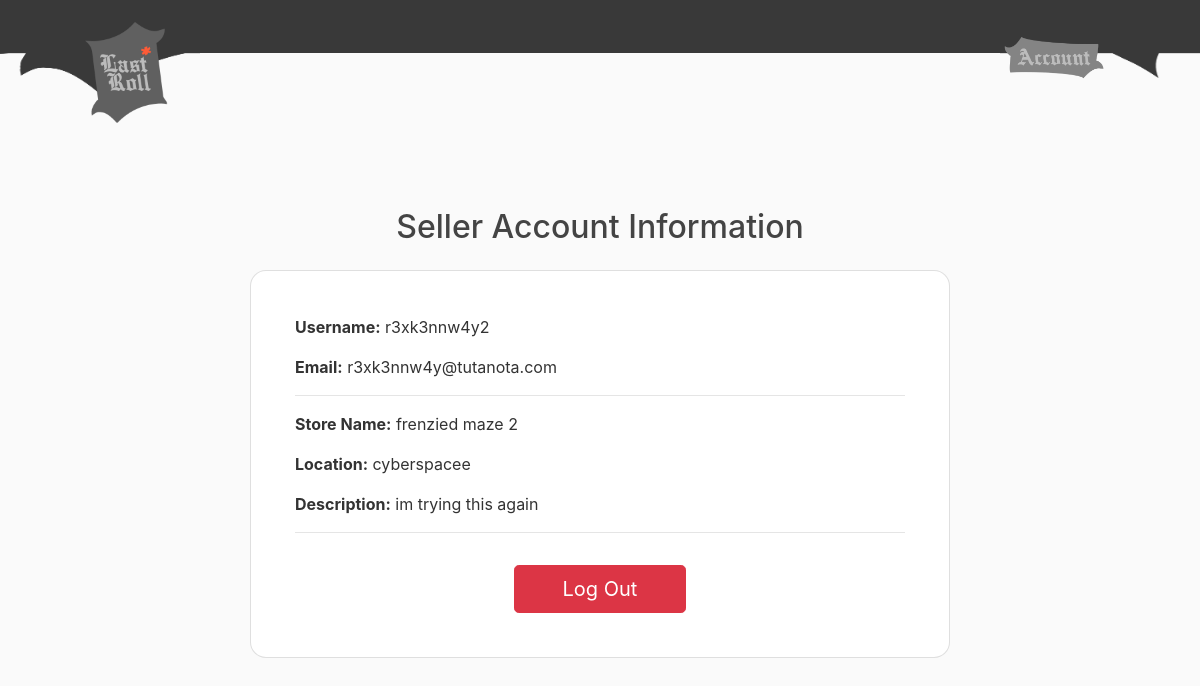
Page /selleraccount/ (signed in) on the committed database.
### store/models.py (models this page shows, shortened)
class SellerApplication(models.Model):
    STATUS_PENDING = 'pending'
    STATUS_APPROVED = 'approved'
    STATUS_DENIED = 'denied'
    STATUS_CHOICES = [
        (STATUS_PENDING, 'Pending'),
        (STATUS_APPROVED, 'Approved'),
        (STATUS_DENIED, 'Denied'),
    ]
    user = models.OneToOneField(User, on_delete=models.CASCADE)
    store_name = models.CharField(max_length=100)
    location = models.CharField(max_length=200)
    description = models.TextField(blank=True)
    status = models.CharField(max_length=10, choices=STATUS_CHOICES, default=STATUS_PENDING)
    submitted_at = models.DateTimeField(auto_now_add=True)

### shop/views.py (the view)
# urls.py: path('selleraccount/', views.selleraccount, name='shop-selleraccount'),
@login_required
def selleraccount(request):
    profile = request.user.profile
    if profile.role != profile.ROLE_SELLER:
        return HttpResponseForbidden("You do not have permission to view this page.")
    try:
        application = SellerApplication.objects.get(user=request.user)
    except SellerApplication.DoesNotExist:
        application = None
    context = {
        'username': request.user.username,
        'email': request.user.email,
        'store_name': getattr(application, 'store_name', 'N/A'),
        'location': getattr(application, 'location', 'N/A'),
        'description': getattr(application, 'description', 'N/A'),
        'status': getattr(application, 'status', 'N/A'),
    }
    return render(request, 'shop/selleraccount.html', context)

### shop/templates/shop/selleraccount.html (shortened to what this page needs)
{% extends "shop/base.html" %}
{% block content %}
<div class="container mt-5">
  <h2 class="text-center mb-4">Seller Account Information</h2>
  <div class="card shadow-sm p-4 mx-auto" style="max-width: 700px; border-radius: 1rem;">
    <div class="card-body">
      <div class="mb-3">
        <p><strong>Username:</strong> {{ username }}</p>
        <p><strong>Email:</strong> {{ email }}</p>
      </div>
      <hr>
      <div class="mb-3">
        <p><strong>Store Name:</strong> {{ store_name }}</p>
        <p><strong>Location:</strong> {{ location }}</p>
        <p><strong>Description:</strong> {{ description }}</p>
      </div>
      <hr>
      <div class="text-center">
        <form method="post" action="{% url 'shop-logout' %}">
          <button type="submit" class="btn btn-danger btn-lg mt-3 px-5">Log Out</button>
        </form>
      </div>
    </div>
  </div>
</div>
{% endblock %}

### shop/static/shop/main.css (style rules this page uses)
body { background: #fafafa; color: #333333; margin-top: 5rem; }
h1, h2, h3, h4, h5, h6 { color: #444444; }

### rows in the picture
SellerApplication: store_name "frenzied maze 2", location "cyberspacee", description "im trying this again"

### other values in the picture
{{ username }} "r3xk3nnw4y2"
{{ email }} "r3xk3nnw4y@tutanota.com"
